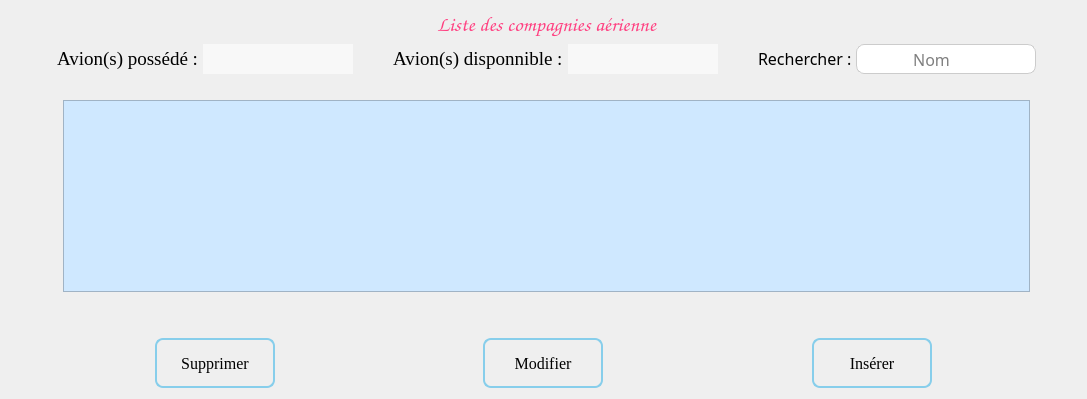
          <widget class="QWidget" name="page_29">
           <layout class="QGridLayout" name="gridLayout_11">
            <item row="2" column="2">
             <widget class="QTableView" name="listeCompagnie">
              <property name="sizePolicy">
               <sizepolicy hsizetype="Expanding" vsizetype="Preferred">
                <horstretch>0</horstretch>
                <verstretch>0</verstretch>
               </sizepolicy>
              </property>
              <property name="font">
               <font>
                <family>Microsoft JhengHei</family>
                <pointsize>10</pointsize>
               </font>
              </property>
              <property name="styleSheet">
               <string notr="true">background-color:  #CFE8FF;
selection-background-color: lightseagreen;</string>
              </property>
              <property name="alternatingRowColors">
               <bool>true</bool>
              </property>
              <property name="selectionMode">
               <enum>QAbstractItemView::SelectionMode::SingleSelection</enum>
              </property>
              <property name="selectionBehavior">
               <enum>QAbstractItemView::SelectionBehavior::SelectRows</enum>
              </property>
              <attribute name="horizontalHeaderDefaultSectionSize">
               <number>320</number>
              </attribute>
              <attribute name="horizontalHeaderStretchLastSection">
               <bool>true</bool>
              </attribute>
              <attribute name="verticalHeaderVisible">
               <bool>false</bool>
              </attribute>
              <attribute name="verticalHeaderDefaultSectionSize">
               <number>35</number>
              </attribute>
             </widget>
            </item>
            <item row="0" column="2">
             <widget class="QLabel" name="label_194">
              <property name="sizePolicy">
               <sizepolicy hsizetype="Preferred" vsizetype="Fixed">
                <horstretch>0</horstretch>
                <verstretch>0</verstretch>
               </sizepolicy>
              </property>
              <property name="font">
               <font>
                <family>Comic Sans MS</family>
                <pointsize>16</pointsize>
               </font>
              </property>
              <property name="styleSheet">
               <string notr="true">color: #FF4081;</string>
              </property>
              <property name="text">
               <string>Liste des compagnies aérienne</string>
              </property>
              <property name="textFormat">
               <enum>Qt::TextFormat::AutoText</enum>
              </property>
              <property name="alignment">
               <set>Qt::AlignmentFlag::AlignCenter</set>
              </property>
              <property name="margin">
               <number>10</number>
              </property>
             </widget>
            </item>
            <item row="4" column="0" colspan="4">
             <layout class="QHBoxLayout" name="horizontalLayout_41">
              <property name="spacing">
               <number>20</number>
              </property>
              <property name="leftMargin">
               <number>50</number>
              </property>
              <property name="rightMargin">
               <number>50</number>
              </property>
              <item alignment="Qt::AlignmentFlag::AlignHCenter">
               <widget class="QPushButton" name="btnSupprimer">
                <property name="enabled">
                 <bool>false</bool>
                </property>
                <property name="sizePolicy">
                 <sizepolicy hsizetype="Fixed" vsizetype="Fixed">
                  <horstretch>0</horstretch>
                  <verstretch>0</verstretch>
                 </sizepolicy>
                </property>
                <property name="minimumSize">
                 <size>
                  <width>120</width>
                  <height>50</height>
                 </size>
                </property>
                <property name="maximumSize">
                 <size>
                  <width>200</width>
                  <height>60</height>
                 </size>
                </property>
                <property name="font">
                 <font>
                  <family>Georgia</family>
                  <pointsize>12</pointsize>
                 </font>
                </property>
                <property name="styleSheet">
                 <string notr="true">QPushButton {
    background: qlineargradient(x1:0, y1:0, x2:0, y2:1,
                                stop:0 #00aaff, stop:1 #f0f0f0);
    border: 2px solid skyblue;
    border-radius: 8px;
    padding: 5px;
    color: black;
}

QPushButton:hover {
    background: qlineargradient(x1:0, y1:0, x2:0, y2:1,
                                stop:0 #f0f0f0, stop:1 #00aaff);
    border: 2px solid skyblue;
}

QPushButton:pressed {
    background: qlineargradient(x1:0, y1:0, x2:0, y2:1,
                                stop:0 #f0f0f0, stop:1 #0080ff);
    border: 2px solid teal;
}</string>
                </property>
                <property name="text">
                 <string>Supprimer</string>
                </property>
                <property name="icon">
                 <iconset theme="QIcon::ThemeIcon::EditDelete"/>
                </property>
                <property name="iconSize">
                 <size>
                  <width>20</width>
                  <height>20</height>
                 </size>
                </property>
               </widget>
              </item>
              <item alignment="Qt::AlignmentFlag::AlignHCenter">
               <widget class="QPushButton" name="btnModifier">
                <property name="enabled">
                 <bool>false</bool>
                </property>
                <property name="sizePolicy">
                 <sizepolicy hsizetype="Fixed" vsizetype="Fixed">
                  <horstretch>0</horstretch>
                  <verstretch>0</verstretch>
                 </sizepolicy>
                </property>
                <property name="minimumSize">
                 <size>
                  <width>120</width>
                  <height>50</height>
                 </size>
                </property>
                <property name="maximumSize">
                 <size>
                  <width>200</width>
                  <height>60</height>
                 </size>
                </property>
                <property name="font">
                 <font>
                  <family>Georgia</family>
                  <pointsize>12</pointsize>
                 </font>
                </property>
                <property name="styleSheet">
                 <string notr="true">QPushButton {
    background: qlineargradient(x1:0, y1:0, x2:0, y2:1,
                                stop:0 #00aaff, stop:1 #f0f0f0);
    border: 2px solid skyblue;
    border-radius: 8px;
    padding: 5px;
    color: black;
}

QPushButton:hover {
    background: qlineargradient(x1:0, y1:0, x2:0, y2:1,
                                stop:0 #f0f0f0, stop:1 #00aaff);
    border: 2px solid skyblue;
}

QPushButton:pressed {
    background: qlineargradient(x1:0, y1:0, x2:0, y2:1,
                                stop:0 #f0f0f0, stop:1 #0080ff);
    border: 2px solid teal;
}</string>
                </property>
                <property name="text">
                 <string>Modifier</string>
                </property>
                <property name="icon">
                 <iconset resource="ressources/icons.qrc">
                  <normaloff>:/icons/modifier.png</normaloff>:/icons/modifier.png</iconset>
                </property>
                <property name="iconSize">
                 <size>
                  <width>20</width>
                  <height>20</height>
                 </size>
                </property>
               </widget>
              </item>
              <item alignment="Qt::AlignmentFlag::AlignHCenter">
               <widget class="QPushButton" name="btnInserer">
                <property name="sizePolicy">
                 <sizepolicy hsizetype="Fixed" vsizetype="Fixed">
                  <horstretch>0</horstretch>
                  <verstretch>0</verstretch>
                 </sizepolicy>
                </property>
                <property name="minimumSize">
                 <size>
                  <width>120</width>
                  <height>50</height>
                 </size>
                </property>
                <property name="maximumSize">
                 <size>
                  <width>200</width>
                  <height>60</height>
                 </size>
                </property>
                <property name="font">
                 <font>
                  <family>Georgia</family>
                  <pointsize>12</pointsize>
                 </font>
                </property>
                <property name="styleSheet">
                 <string notr="true">QPushButton {
    background: qlineargradient(x1:0, y1:0, x2:0, y2:1,
                                stop:0 #00aaff, stop:1 #f0f0f0);
    border: 2px solid skyblue;
    border-radius: 8px;
    padding: 5px;
    color: black;
}

QPushButton:hover {
    background: qlineargradient(x1:0, y1:0, x2:0, y2:1,
                                stop:0 #f0f0f0, stop:1 #00aaff);
    border: 2px solid skyblue;
}

QPushButton:pressed {
    background: qlineargradient(x1:0, y1:0, x2:0, y2:1,
                                stop:0 #f0f0f0, stop:1 #0080ff);
    border: 2px solid teal;
}</string>
                </property>
                <property name="text">
                 <string>Insérer</string>
                </property>
                <property name="icon">
                 <iconset resource="ressources/icons.qrc">
                  <normaloff>:/icons/ajout.png</normaloff>:/icons/ajout.png</iconset>
                </property>
                <property name="iconSize">
                 <size>
                  <width>20</width>
                  <height>20</height>
                 </size>
                </property>
               </widget>
              </item>
             </layout>
            </item>
            <item row="3" column="2">
             <spacer name="verticalSpacer_5">
              <property name="orientation">
               <enum>Qt::Orientation::Vertical</enum>
              </property>
              <property name="sizeType">
               <enum>QSizePolicy::Policy::Minimum</enum>
              </property>
              <property name="sizeHint" stdset="0">
               <size>
                <width>20</width>
                <height>40</height>
               </size>
              </property>
             </spacer>
            </item>
            <item row="2" column="3">
             <spacer name="horizontalSpacer_3">
              <property name="orientation">
               <enum>Qt::Orientation::Horizontal</enum>
              </property>
              <property name="sizeType">
               <enum>QSizePolicy::Policy::Minimum</enum>
              </property>
              <property name="sizeHint" stdset="0">
               <size>
                <width>40</width>
                <height>20</height>
               </size>
              </property>
             </spacer>
            </item>
            <item row="2" column="1">
             <spacer name="horizontalSpacer_2">
              <property name="orientation">
               <enum>Qt::Orientation::Horizontal</enum>
              </property>
              <property name="sizeType">
               <enum>QSizePolicy::Policy::Minimum</enum>
              </property>
              <property name="sizeHint" stdset="0">
               <size>
                <width>40</width>
                <height>20</height>
               </size>
              </property>
             </spacer>
            </item>
            <item row="1" column="1" colspan="3">
             <layout class="QHBoxLayout" name="horizontalLayout_26">
              <property name="spacing">
               <number>0</number>
              </property>
              <property name="topMargin">
               <number>0</number>
              </property>
              <property name="rightMargin">
               <number>0</number>
              </property>
              <property name="bottomMargin">
               <number>20</number>
              </property>
              <item>
               <spacer name="horizontalSpacer_13">
                <property name="orientation">
                 <enum>Qt::Orientation::Horizontal</enum>
                </property>
                <property name="sizeType">
                 <enum>QSizePolicy::Policy::Preferred</enum>
                </property>
                <property name="sizeHint" stdset="0">
                 <size>
                  <width>40</width>
                  <height>20</height>
                 </size>
                </property>
               </spacer>
              </item>
              <item>
               <widget class="QLabel" name="label">
                <property name="sizePolicy">
                 <sizepolicy hsizetype="Fixed" vsizetype="Fixed">
                  <horstretch>0</horstretch>
                  <verstretch>0</verstretch>
                 </sizepolicy>
                </property>
                <property name="font">
                 <font>
                  <family>Times New Roman</family>
                  <pointsize>14</pointsize>
                 </font>
                </property>
                <property name="text">
                 <string>Avion(s) possédé : </string>
                </property>
               </widget>
              </item>
              <item>
               <widget class="QLineEdit" name="nbrAvion">
                <property name="sizePolicy">
                 <sizepolicy hsizetype="Minimum" vsizetype="Fixed">
                  <horstretch>0</horstretch>
                  <verstretch>0</verstretch>
                 </sizepolicy>
                </property>
                <property name="minimumSize">
                 <size>
                  <width>50</width>
                  <height>30</height>
                 </size>
                </property>
                <property name="maximumSize">
                 <size>
                  <width>150</width>
                  <height>30</height>
                 </size>
                </property>
                <property name="font">
                 <font>
                  <family>Times New Roman</family>
                  <pointsize>14</pointsize>
                 </font>
                </property>
                <property name="styleSheet">
                 <string notr="true">QLineEdit {
  border : none;
  color : #3e84f4;
background-color : #f8f8f8;
}
</string>
                </property>
                <property name="alignment">
                 <set>Qt::AlignmentFlag::AlignLeading|Qt::AlignmentFlag::AlignLeft|Qt::AlignmentFlag::AlignVCenter</set>
                </property>
                <property name="readOnly">
                 <bool>true</bool>
                </property>
               </widget>
              </item>
              <item>
               <spacer name="horizontalSpacer_11">
                <property name="orientation">
                 <enum>Qt::Orientation::Horizontal</enum>
                </property>
                <property name="sizeHint" stdset="0">
                 <size>
                  <width>40</width>
                  <height>20</height>
                 </size>
                </property>
               </spacer>
              </item>
              <item>
               <widget class="QLabel" name="label_2">
                <property name="sizePolicy">
                 <sizepolicy hsizetype="Fixed" vsizetype="Fixed">
                  <horstretch>0</horstretch>
                  <verstretch>0</verstretch>
                 </sizepolicy>
                </property>
                <property name="font">
                 <font>
                  <family>Times New Roman</family>
                  <pointsize>14</pointsize>
                 </font>
                </property>
                <property name="text">
                 <string>Avion(s) disponnible : </string>
                </property>
               </widget>
              </item>
              <item>
               <widget class="QLineEdit" name="avionDisponnible">
                <property name="sizePolicy">
                 <sizepolicy hsizetype="Minimum" vsizetype="Fixed">
                  <horstretch>0</horstretch>
                  <verstretch>0</verstretch>
                 </sizepolicy>
                </property>
                <property name="minimumSize">
                 <size>
                  <width>50</width>
                  <height>30</height>
                 </size>
                </property>
                <property name="maximumSize">
                 <size>
                  <width>150</width>
                  <height>30</height>
                 </size>
                </property>
                <property name="font">
                 <font>
                  <family>Times New Roman</family>
                  <pointsize>14</pointsize>
                 </font>
                </property>
                <property name="styleSheet">
                 <string notr="true">QLineEdit {
  border : none;
  color : #3e84f4;
background-color : #f8f8f8;
}
</string>
                </property>
                <property name="alignment">
                 <set>Qt::AlignmentFlag::AlignLeading|Qt::AlignmentFlag::AlignLeft|Qt::AlignmentFlag::AlignVCenter</set>
                </property>
                <property name="readOnly">
                 <bool>true</bool>
                </property>
               </widget>
              </item>
              <item>
               <spacer name="horizontalSpacer_12">
                <property name="orientation">
                 <enum>Qt::Orientation::Horizontal</enum>
                </property>
                <property name="sizeHint" stdset="0">
                 <size>
                  <width>40</width>
                  <height>20</height>
                 </size>
                </property>
               </spacer>
              </item>
              <item alignment="Qt::AlignmentFlag::AlignRight">
               <widget class="QLabel" name="label_18">
                <property name="sizePolicy">
                 <sizepolicy hsizetype="Fixed" vsizetype="Fixed">
                  <horstretch>0</horstretch>
                  <verstretch>0</verstretch>
                 </sizepolicy>
                </property>
                <property name="font">
                 <font>
                  <family>Calisto MT</family>
                  <pointsize>12</pointsize>
                 </font>
                </property>
                <property name="text">
                 <string>Rechercher : </string>
                </property>
               </widget>
              </item>
              <item alignment="Qt::AlignmentFlag::AlignRight">
               <widget class="QLineEdit" name="rechercheCompagnie">
                <property name="sizePolicy">
                 <sizepolicy hsizetype="Fixed" vsizetype="Fixed">
                  <horstretch>0</horstretch>
                  <verstretch>0</verstretch>
                 </sizepolicy>
                </property>
                <property name="minimumSize">
                 <size>
                  <width>150</width>
                  <height>0</height>
                 </size>
                </property>
                <property name="maximumSize">
                 <size>
                  <width>150</width>
                  <height>30</height>
                 </size>
                </property>
                <property name="font">
                 <font>
                  <family>Calisto MT</family>
                  <pointsize>12</pointsize>
                 </font>
                </property>
                <property name="focusPolicy">
                 <enum>Qt::FocusPolicy::StrongFocus</enum>
                </property>
                <property name="styleSheet">
                 <string notr="true">QLineEdit {
border : none;
 border: 1px solid #ccc;
border-right : none;
background-color : white;
border-radius : none;
border-top-left-radius : 8px;
border-bottom-left-radius : 8px;
}</string>
                </property>
                <property name="alignment">
                 <set>Qt::AlignmentFlag::AlignCenter</set>
                </property>
                <property name="placeholderText">
                 <string>Nom</string>
                </property>
               </widget>
              </item>
              <item>
               <widget class="QPushButton" name="pushButton_11">
                <property name="sizePolicy">
                 <sizepolicy hsizetype="Fixed" vsizetype="Fixed">
                  <horstretch>0</horstretch>
                  <verstretch>0</verstretch>
                 </sizepolicy>
                </property>
                <property name="minimumSize">
                 <size>
                  <width>30</width>
                  <height>30</height>
                 </size>
                </property>
                <property name="maximumSize">
                 <size>
                  <width>30</width>
                  <height>30</height>
                 </size>
                </property>
                <property name="styleSheet">
                 <string notr="true">QPushButton {
border : none;
background-color : white;
border: 1px solid #ccc;
border-left : none;
border-top-right-radius : 8px;
border-bottom-right-radius : 8px;
}</string>
                </property>
                <property name="text">
                 <string/>
                </property>
                <property name="icon">
                 <iconset theme="QIcon::ThemeIcon::SystemSearch"/>
                </property>
               </widget>
              </item>
              <item>
               <spacer name="horizontalSpacer_14">
                <property name="orientation">
                 <enum>Qt::Orientation::Horizontal</enum>
                </property>
                <property name="sizeType">
                 <enum>QSizePolicy::Policy::Preferred</enum>
                </property>
                <property name="sizeHint" stdset="0">
                 <size>
                  <width>40</width>
                  <height>20</height>
                 </size>
                </property>
               </spacer>
              </item>
             </layout>
            </item>
           </layout>
          </widget>
